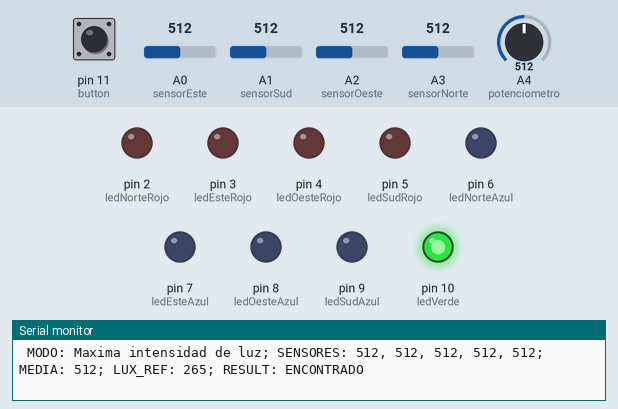
This sketch was run on a simulated Arduino Uno, built with avr-gcc and run on an emulated ATmega328P. Parts: output pins drawn as LEDs (lit = HIGH), the last lines printed to the serial monitor. Dashed ring = blinking. The inputs (shaded band) are chosen by the test bench; at power-on: A0 (sensorEste) = 512, pin 11 (button) LOW, A1 (sensorSud) = 512, A4 (potenciometro) = 512, A2 (sensorOeste) = 512, A3 (sensorNorte) = 512.

Above: at 1.3 s.
1.4 s: A0 (sensorEste) set to 390
At 2.8 s:
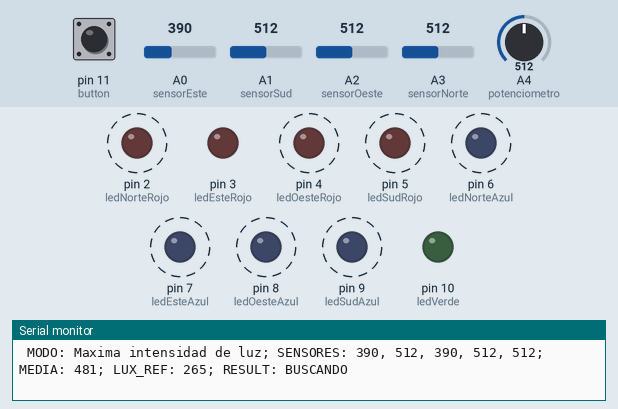
4.5 s: pin 11 (button) pulled HIGH for 1 s
At 6.74 s:
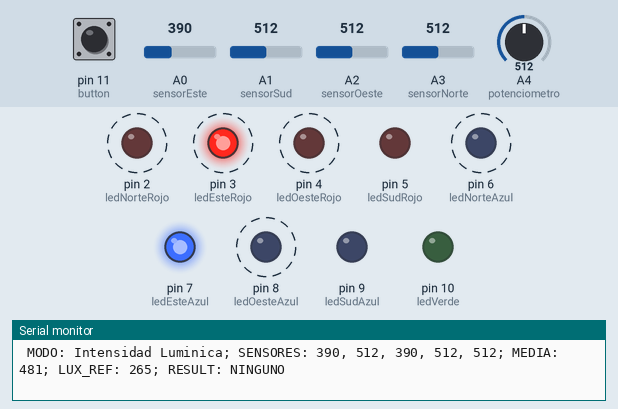
8.6 s: pin 11 (button) pulled HIGH for 0.65 s
At 9.95 s:
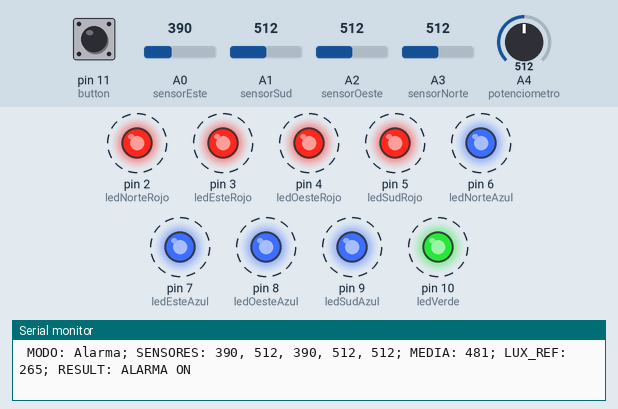
12.4 s: A1 (sensorSud) set to 110
15.5 s: A1 (sensorSud) set to 91
18.6 s: A4 (potenciometro) set to 809
21.7 s: A4 (potenciometro) set to 837
At 22.8 s:
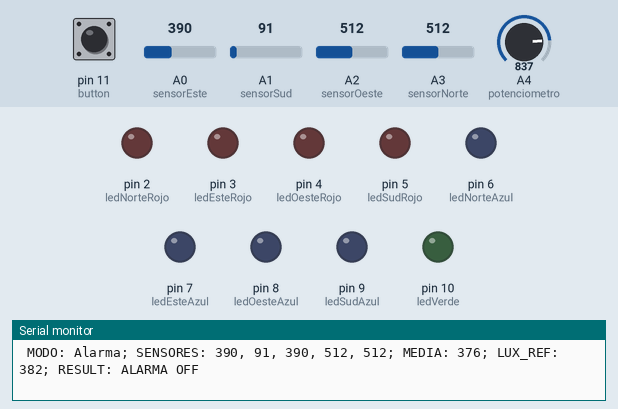
Timing chart, 0 to 24.7 s (numbered marks = the images above; inputs shaded):
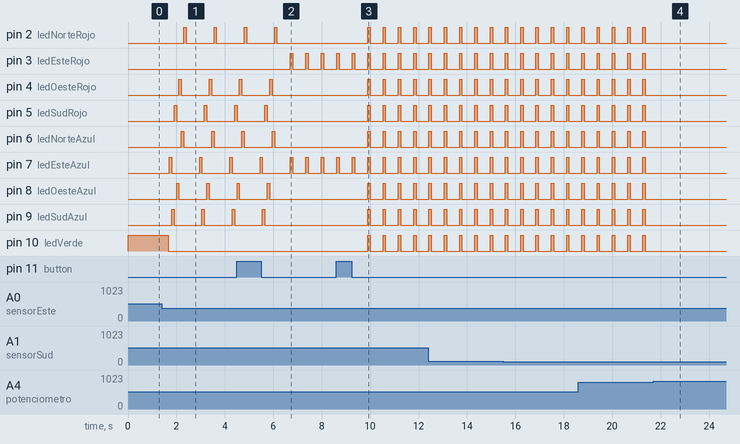

The sketch:

Parcial1.ino
```cpp
int sensorEste = A0;
int sensorSud = A1;
int sensorOeste = A2;
int sensorNorte = A3;

int potenciometro = A4;

int media = 0;
int referencia = 80;

int lecturaEste = 0;
int lecturaSud = 0;
int lecturaOeste = 0;
int lecturaNorte = 0;


int ledNorteRojo = 2;
int ledEsteRojo = 3;
int ledOesteRojo = 4;
int ledSudRojo = 5;

int ledNorteAzul = 6;
int ledEsteAzul = 7;
int ledOesteAzul = 8;
int ledSudAzul = 9;

int ledVerde = 10;

int button = 11;
int buttonState = 0;

String modo = "Maxima intensidad de luz";
int state = 0;

void setup() {

  Serial.begin(9600);
  pinMode(ledNorteRojo,OUTPUT);
  pinMode(ledEsteRojo,OUTPUT);
  pinMode(ledOesteRojo,OUTPUT);
  pinMode(ledSudRojo,OUTPUT);
  pinMode(ledNorteAzul,OUTPUT);
  pinMode(ledEsteAzul,OUTPUT);
  pinMode(ledOesteAzul,OUTPUT);
  pinMode(ledSudAzul,OUTPUT);
  pinMode(ledVerde,OUTPUT);
  pinMode(button, INPUT);
}

void loop() {

  buttonState = digitalRead(button);
  lecturaEste = analogRead(sensorEste);
  lecturaSud = analogRead(sensorSud);
  lecturaOeste = analogRead(sensorOeste);
  lecturaNorte = analogRead(sensorNorte);
  media = (lecturaEste + lecturaSud + lecturaOeste + lecturaNorte)/4;

  int potencia = analogRead(potenciometro);
  referencia = map(potencia, 0, 1023, 80, 450);

  switch(state){
    case 0:
      modoSensorLux();
        if (buttonState == HIGH) {
        modo = "Intensidad Luminica";
            state = 1;
      }
    break;
    case 1:
      modoIntensidadLux();
      if (buttonState == HIGH) {
        modo = "Alarma";
            state = 2;
      }
    break;
    default:
      modoAlarma();
      if (buttonState == HIGH) {
        modo = "Maxima intensidad de luz";
            state = 0;
      }
  }
  delay(500);
}

void logSystem(String result){

    Serial.print(" MODO: ");
    Serial.print(modo);
    Serial.print("; SENSORES: ");
    Serial.print(lecturaEste);
    Serial.print(", ");
    Serial.print(lecturaSud);
    Serial.print(", ");
    Serial.print(lecturaEste);
    Serial.print(", ");
    Serial.print(lecturaOeste);
    Serial.print(", ");
    Serial.print(lecturaNorte);
    Serial.print("; MEDIA: ");
    Serial.print(media);
    Serial.print("; LUX_REF: ");
    Serial.print(referencia);
    Serial.print("; RESULT: ");
    Serial.println(result);
}

void modoSensorLux(){

  if(lecturaEste == lecturaSud &&
     lecturaSud == lecturaOeste &&
     lecturaOeste == lecturaNorte){
    digitalWrite(ledVerde, HIGH);
    logSystem("ENCONTRADO");
  }
  else {
    digitalWrite(ledVerde, LOW);
    logSystem("BUSCANDO");
    directionLight(lecturaEste, ledEsteRojo, ledEsteAzul );
    directionLight(lecturaSud, ledSudRojo, ledSudAzul );
    directionLight(lecturaOeste, ledOesteRojo, ledOesteAzul );
    directionLight(lecturaNorte, ledNorteRojo, ledNorteAzul );
  }
}

void directionLight(int lectura, int ledRojo, int ledAzul){

  digitalWrite(ledAzul, HIGH);
  delay(100);
  digitalWrite(ledAzul, LOW);

  if(lectura > 400) {
    digitalWrite(ledRojo, HIGH);
    delay(100);
    digitalWrite(ledRojo, LOW);
  }
}

void modoIntensidadLux(){

  logSystem("NINGUNO");
  int valor = map(media, 54, 974, 0, 5);

  switch (valor) {
  case 0:
    digitalWrite(ledEsteRojo, LOW);
    digitalWrite(ledEsteAzul, LOW);
    digitalWrite(ledVerde, LOW);
    digitalWrite(ledOesteAzul, LOW);
    digitalWrite(ledOesteRojo, LOW);
    break;
  case 1:
    digitalWrite(ledEsteRojo, HIGH);
    digitalWrite(ledEsteAzul, LOW);
    digitalWrite(ledVerde, LOW);
    digitalWrite(ledOesteAzul, LOW);
    digitalWrite(ledOesteRojo, LOW);
    break;
  case 2:
    digitalWrite(ledEsteRojo, HIGH);
    digitalWrite(ledEsteAzul, HIGH);
    digitalWrite(ledVerde, LOW);
    digitalWrite(ledOesteAzul, LOW);
    digitalWrite(ledOesteRojo, LOW);
    break;
  case 3:
    digitalWrite(ledEsteRojo, HIGH);
    digitalWrite(ledEsteAzul, HIGH);
    digitalWrite(ledVerde, HIGH);
    digitalWrite(ledOesteAzul, LOW);
    digitalWrite(ledOesteRojo, LOW);
    break;
  case 4:
    digitalWrite(ledEsteRojo, HIGH);
    digitalWrite(ledEsteAzul, HIGH);
    digitalWrite(ledVerde, HIGH);
    digitalWrite(ledOesteAzul, HIGH);
    digitalWrite(ledOesteRojo, LOW);
    break;
  default:
    digitalWrite(ledEsteRojo, HIGH);
    digitalWrite(ledEsteAzul, HIGH);
    digitalWrite(ledVerde, HIGH);
    digitalWrite(ledOesteAzul, HIGH);
    digitalWrite(ledOesteRojo, HIGH);
  }

  delay(100);
  digitalWrite(ledEsteRojo, LOW);
  digitalWrite(ledEsteAzul, LOW);
  digitalWrite(ledVerde, LOW);
  digitalWrite(ledOesteAzul, LOW);
  digitalWrite(ledOesteRojo, LOW);
}

void modoAlarma(){
  if(media > referencia){

    logSystem("ALARMA ON");
    digitalWrite(ledEsteRojo, HIGH);
    digitalWrite(ledEsteAzul, HIGH);
    digitalWrite(ledVerde, HIGH);
    digitalWrite(ledOesteAzul, HIGH);
    digitalWrite(ledOesteRojo, HIGH);
    digitalWrite(ledSudRojo, HIGH);
    digitalWrite(ledSudAzul, HIGH);
    digitalWrite(ledNorteRojo, HIGH);
    digitalWrite(ledNorteAzul, HIGH);

  } else {
    logSystem("ALARMA OFF");
  }

  delay(100);
  digitalWrite(ledEsteRojo, LOW);
  digitalWrite(ledEsteAzul, LOW);
  digitalWrite(ledVerde, LOW);
  digitalWrite(ledOesteAzul, LOW);
  digitalWrite(ledOesteRojo, LOW);
  digitalWrite(ledSudRojo, LOW);
  digitalWrite(ledSudAzul, LOW);
  digitalWrite(ledNorteRojo, LOW);
  digitalWrite(ledNorteAzul, LOW);
}
```

Measured:
- the behaviour switches between 818 and 819 on A4 (potenciometro) (found by bisection; images 3 and 4)
- after the input at 1.4 s, pin 2 (ledNorteRojo): alternates HIGH for 0.10 s and LOW for 1.1 s, starting after 0.90 s; pin 4 (ledOesteRojo): alternates HIGH for 0.10 s and LOW for 1.1 s, starting after 0.70 s
- after the input at 4.5 s, pin 2 (ledNorteRojo): goes on until 6.2 s, then stays LOW; pin 3 (ledEsteRojo): alternates HIGH for 0.10 s and LOW for 0.54 s, starting after 2.2 s; pin 4 (ledOesteRojo): goes on until 6.0 s, then stays LOW; pin 5 (ledSudRojo): goes on until 5.8 s, then stays LOW; pin 6 (ledNorteAzul): goes on until 6.1 s, then stays LOW
- after the input at 8.6 s, pin 2 (ledNorteRojo), pin 4 (ledOesteRojo), pin 5 (ledSudRojo), pin 6 (ledNorteAzul), pin 8 (ledOesteAzul), pin 9 (ledSudAzul), pin 10 (ledVerde): alternates HIGH for 0.10 s and LOW for 0.53 s, starting after 1.3 s
- after the input at 21.7 s, pin 2 (ledNorteRojo), pin 3 (ledEsteRojo), pin 4 (ledOesteRojo), pin 5 (ledSudRojo), pin 6 (ledNorteAzul), pin 7 (ledEsteAzul), pin 8 (ledOesteAzul), pin 9 (ledSudAzul), pin 10 (ledVerde): stops changing and stays LOW
